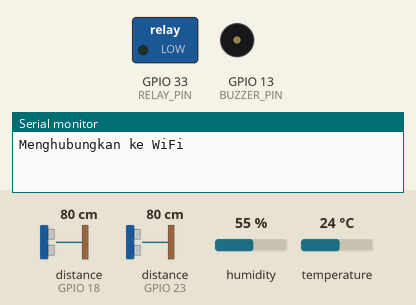
Simulated run of this sketch. Board: ESP32. Shown: switched loads named in the sketch (green lamp = pin HIGH), buzzer (waves = sounding, pin HIGH), the last lines printed to the serial monitor. Wiring (inferred from the names in the program): 2 × ultrasonic range finder: trigger GPIO 5, echo GPIO 18 / trigger GPIO 19, echo GPIO 23. The test bench sets the inputs (shaded band); at power-on: distance to the obstacle (sensors on GPIO 18, GPIO 23) 80 cm, humidity 55 %, temperature 24 °C. The echo pulse lasts 58.3 µs per cm; WiFi joins after 1.5 s; servers stay silent unless stated; pins used as bus, display or sensor lines are not drawn.

Above: at 0.1 s.
At 2.9 s:
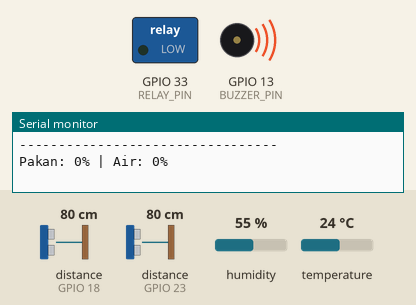
Timing chart, 0 to 4.4 s (numbered marks = the images above):
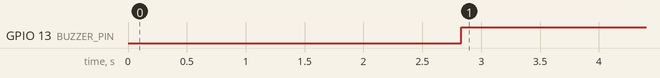

Measured:
- by itself, GPIO 13 (BUZZER_PIN): LOW → HIGH at 2.8 s

The sketch:

KandangAyamESP32_Persen__2_.ino
```cpp
#define BLYNK_TEMPLATE_ID "TMPL6LDCfxaFV"
#define BLYNK_TEMPLATE_NAME "Kandang Ayam"
#define BLYNK_AUTH_TOKEN "cix4z8n7umkWXcnCHb_P6B6og6HznQh3"

#include <WiFi.h>
#include <WiFiClient.h>
#include <BlynkSimpleEsp32.h>
#include <DHT22.h>
#include <Wire.h>
#include <RTClib.h>
#include <HTTPClient.h>

// WiFi credentials
char ssid[] = "WISMA WIJAYA";
char pass[] = "12345678";

// Pin configuration
#define DHTPIN 4
#define DHTTYPE DHT22
#define BUZZER_PIN 13
#define RELAY_PIN 33

#define TRIG_PAKAN 5
#define ECHO_PAKAN 18
#define TRIG_AIR 19
#define ECHO_AIR 23

DHT22 dht(DHTPIN);
RTC_DS3231 rtc;

// Virtual Pins Blynk
#define VP_TEMP V0
#define VP_HUMID V1
#define VP_PAKAN V2
#define VP_AIR V3
#define VP_LAMP_SWITCH V4

/*This is the Sheets GAS ID, you need to look for your sheets id*/
String Sheets_GAS_ID = "AKfycby8WJqjWXybLkXVEEu5QsCOIZKU6pJ4EcfKyVnieDFt2NZ_WYKbQGoyVpWSZbyKAnRo";
float suhu = 0.0, kelembaban = 0.0, sisaPakan = 0.0, sisaMinum = 0.0;
long int cntTimer5min = 0;
long int timer5sec = 0;

BlynkTimer timer;

void setupUltrasonic(int trigPin, int echoPin) {
  pinMode(trigPin, OUTPUT);
  pinMode(echoPin, INPUT);
}

long readDistance(int trigPin, int echoPin) {
  digitalWrite(trigPin, LOW);
  delayMicroseconds(2);
  digitalWrite(trigPin, HIGH);
  delayMicroseconds(10);
  digitalWrite(trigPin, LOW);
  return pulseIn(echoPin, HIGH) * 0.034 / 2;
}

void readSensor()
{
  float temp = dht.getTemperature();
  float humid = dht.getHumidity();
  long distPakan = readDistance(TRIG_PAKAN, ECHO_PAKAN);
  long distAir = readDistance(TRIG_AIR, ECHO_AIR);
  // DateTime now = rtc.now();

  int persentasePakan = constrain(map(distPakan, 20, 2, 0, 100), 0, 100);
  int persentaseAir = constrain(map(distAir, 20, 2, 0, 100), 0, 100);


  // temp = 28;
  // humid = 80;
  Serial.print("Humidity : ");
  Serial.print(humid);
  Serial.print("  |temp : ");
  Serial.print(temp);
  Serial.print("  |Pakan: ");
  Serial.print(persentasePakan);
  Serial.print("% | Air: ");
  Serial.print(persentaseAir);
  Serial.println("%");

}

void sendSensor() {
  float temp = dht.getTemperature();
  float humid = dht.getHumidity();
  long distPakan = readDistance(TRIG_PAKAN, ECHO_PAKAN);
  long distAir = readDistance(TRIG_AIR, ECHO_AIR);
  // DateTime now = rtc.now();

  int persentasePakan = constrain(map(distPakan, 20, 2, 0, 100), 0, 100);
  int persentaseAir = constrain(map(distAir, 20, 2, 0, 100), 0, 100);

  suhu = (float) temp;
  kelembaban = (float) humid;
  sisaPakan = (float) persentasePakan;
  sisaMinum = (float) persentaseAir;
  Serial.println("---------------------------------");
  Serial.print("Data ke Spreadsheet : ");
  Serial.print(suhu);
  Serial.print(" \t");
  Serial.print(kelembaban);
  Serial.print(" \t");
  Serial.print(sisaPakan);
  Serial.print(" \t");
  Serial.println(sisaMinum);
  Serial.println("---------------------------------");

  // temp = 28;
  // humid = 80;
  Serial.print("Pakan: ");
  Serial.print(persentasePakan);
  Serial.print("% | Air: ");
  Serial.print(persentaseAir);
  Serial.println("%");

  Blynk.virtualWrite(VP_TEMP, temp);
  Blynk.virtualWrite(VP_HUMID, humid);
  Blynk.virtualWrite(VP_PAKAN, persentasePakan);
  Blynk.virtualWrite(VP_AIR, persentaseAir);

  if (temp > 35 || humid < 40) {
    digitalWrite(BUZZER_PIN, HIGH);
  } else {
    digitalWrite(BUZZER_PIN, LOW);
  }

  if (persentasePakan < 30 || persentaseAir < 30) {
    digitalWrite(BUZZER_PIN, HIGH);
  } else {
    digitalWrite(BUZZER_PIN, LOW);
  }
}

BLYNK_WRITE(VP_LAMP_SWITCH) {
  int lampState = param.asInt();
  // digitalWrite(RELAY_PIN, lampState);
  Serial.println(lampState);
  if(lampState==0)
  {
    digitalWrite(RELAY_PIN, HIGH);
  }
  else {
    digitalWrite(RELAY_PIN, LOW);
  }

}

void connectToWiFi() {
  Serial.print("Menghubungkan ke WiFi");
  WiFi.begin(ssid, pass);
  int retry = 0;
  while (WiFi.status() != WL_CONNECTED && retry < 20) {
    delay(500);
    Serial.print(".");
    retry++;
  }

  if (WiFi.status() == WL_CONNECTED) {
    Serial.println("\nWiFi terhubung!");
    Serial.print("IP Address: ");
    Serial.println(WiFi.localIP());
  } else {
    Serial.println("\nGagal koneksi WiFi.");
  }
}

void checkConnection() {
  if (WiFi.status() != WL_CONNECTED) {
    Serial.println("WiFi terputus! Mencoba koneksi ulang...");
    connectToWiFi();
  }

  if (!Blynk.connected()) {
    Serial.println("Blynk tidak terhubung! Mencoba koneksi ulang...");
    Blynk.connect();
  }

  if (WiFi.status() == WL_CONNECTED && Blynk.connected()) {
    Serial.println("Koneksi ke WiFi dan Blynk OK.");
  }
}

void WRITE_GoogleSheet(){
  String urlFinal = "https://script.google.com/macros/s/"+Sheets_GAS_ID+"/exec?"+"value1=" + String(suhu) + "&value2=" + String(kelembaban) + "&value3=" + String(sisaPakan) + "&value4=" + String(sisaMinum);
  Serial.print("POST data to spreadsheet:");
  Serial.println(urlFinal);
  HTTPClient http;
  http.begin(urlFinal.c_str());
  http.setFollowRedirects(HTTPC_STRICT_FOLLOW_REDIRECTS);
  int httpCode = http.GET();
  Serial.print("HTTP Status Code: ");
  Serial.println(httpCode);

  String payload;
  if (httpCode > 0) {
      payload = http.getString();
      Serial.println("Payload: "+payload);
  }
  http.end();
}


void setup() {
  Serial.begin(115200);
  pinMode(BUZZER_PIN, OUTPUT);
  pinMode(RELAY_PIN, OUTPUT);
  setupUltrasonic(TRIG_PAKAN, ECHO_PAKAN);
  setupUltrasonic(TRIG_AIR, ECHO_AIR);
  // rtc.begin();

  connectToWiFi();                    // Mulai WiFi manual
  Blynk.config(BLYNK_AUTH_TOKEN);    // Konfigurasi token
  Blynk.connect();                   // Mulai koneksi Blynk manual

  timer.setInterval(1000L, sendSensor);
  timer.setInterval(10000L, checkConnection);
}

void loop() {
  Blynk.run();
  timer.run();
  // readSensor();

  if((millis() - timer5sec) > 5000){
    cntTimer5min++;
    if(cntTimer5min >= 60){
      // Upload data ke spreadsheet
      WRITE_GoogleSheet();
      cntTimer5min = 0;
    }
    timer5sec = millis();
  }
}
```
